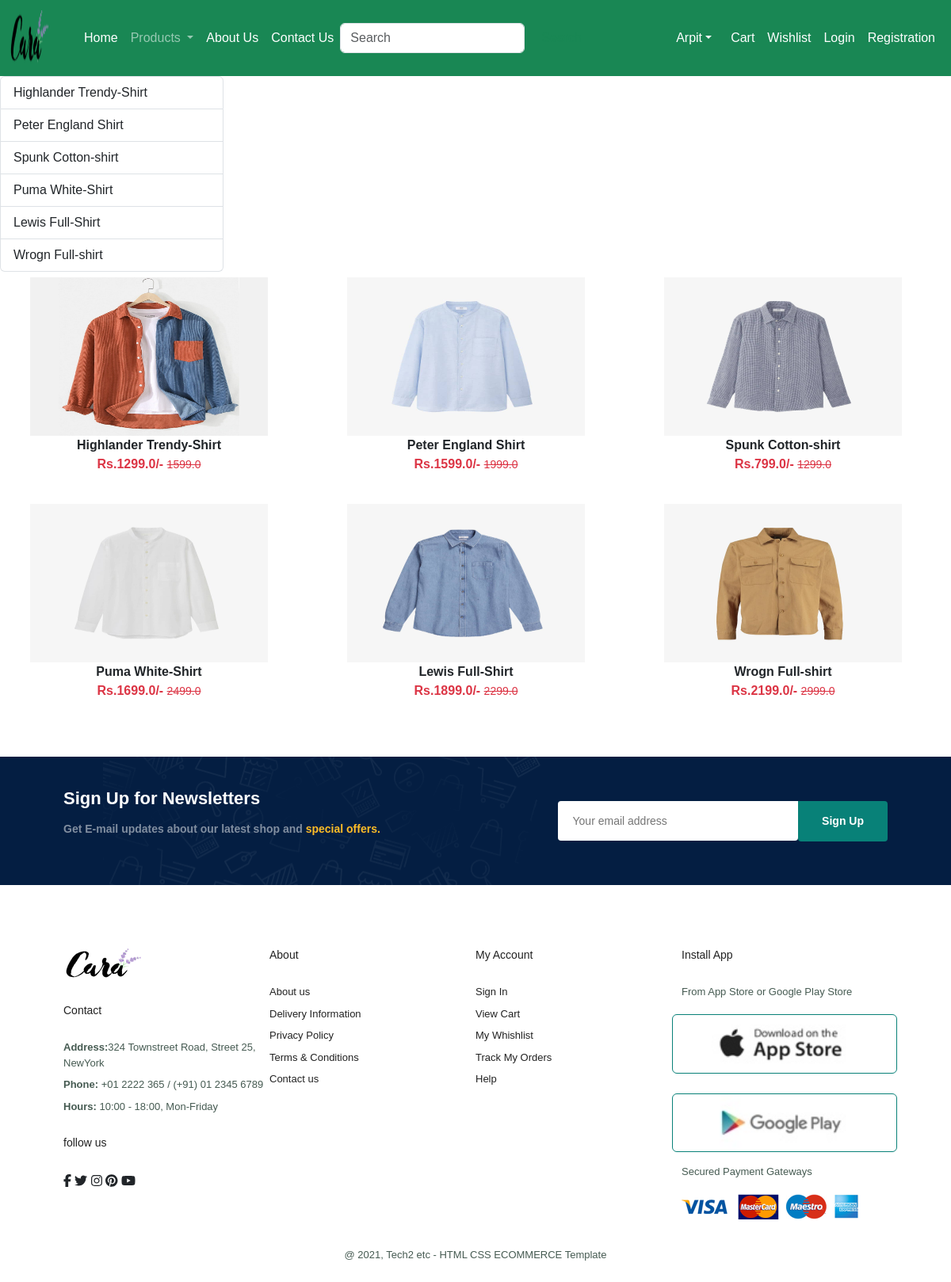
The page /category/ST on the database its author committed.
### products/models.py (models this page shows, shortened)
class Product(models.Model):
    title=models.CharField(max_length=100)
    selling_price=models.FloatField()
    discounted_price=models.FloatField()
    description=models.TextField()
    category=models.CharField(choices=CATEGORY_CHOICES,max_length=2)
    product_image=models.ImageField(upload_to='product/',max_length=250,null=True,default="none")

### products/views.py (the view)
# urls.py: path("category/<slug:val>",views.CategoryView.as_view(),name="category"),
class CategoryView(View):
    def get(self,request,val):
        product=Product.objects.filter(category=val)
        title=Product.objects.filter(category=val).values('title')
        return render(request,"category.html",locals())

### products/templates/category.html (shortened to what this page needs)
{% extends 'base.html' %}
{% load static %}
{% block main-content %}
<div claass="container my-5">
    <div class="row">
        <div class="col-sm-3">
            <div class="list-group">
             {% for val in title %}
             <a href="{% url 'category-title' val.title %}" class="list-group-item list-group-item-action" aria-current="true">{{val.title}}</a>
             {% endfor %}
            </div>
        </div>
            <div class="col-sm-6"></div>
            <div class="row">
                {% for prod in product %}
               <div class="col text-center mb-4">
                <a href="{% url 'product-detail' prod.id %}" class="btn">
                    <div>
                        <img src="{{prod.product_image.url}}" width="300px" height="200px"/>
                        <div class="fw-bold">{{prod.title}}</div>
                        <div class="fw-bold text-danger">
                            Rs.{{prod.discounted_price}}/-
                            <small class="fw-light text-decoration-line-through">{{prod.selling_price}}</small>
                        </div>
                    </div>
                </a>
               </div>
                {% endfor %}
            </div>
        </div>
    </div>
{% endblock main-content %}

### products/static/css/min.css (style rules this page uses)
* { margin:0; padding:0; box-sizing: border-box; font-family: 'Spartan',sans-serif; }
body { width:100%; }

### rows shown on the page
Product: product_image (picture), title "Highlander Trendy-Shirt", discounted_price "1299.0", selling_price "1599.0"
Product: product_image (picture), title "Peter England Shirt", discounted_price "1599.0", selling_price "1999.0"
Product: product_image (picture), title "Spunk Cotton-shirt", discounted_price "799.0", selling_price "1299.0"
Product: product_image (picture), title "Puma White-Shirt", discounted_price "1699.0", selling_price "2499.0"
Product: product_image (picture), title "Lewis Full-Shirt", discounted_price "1899.0", selling_price "2299.0"
Product: product_image (picture), title "Wrogn Full-shirt", discounted_price "2199.0", selling_price "2999.0"

### other values the page prints
{{ val.title }} "Highlander Trendy-Shirt" "Peter England Shirt" "Spunk Cotton-shirt" "Puma White-Shirt" "Lewis Full-Shirt" "Wrogn Full-shirt"
